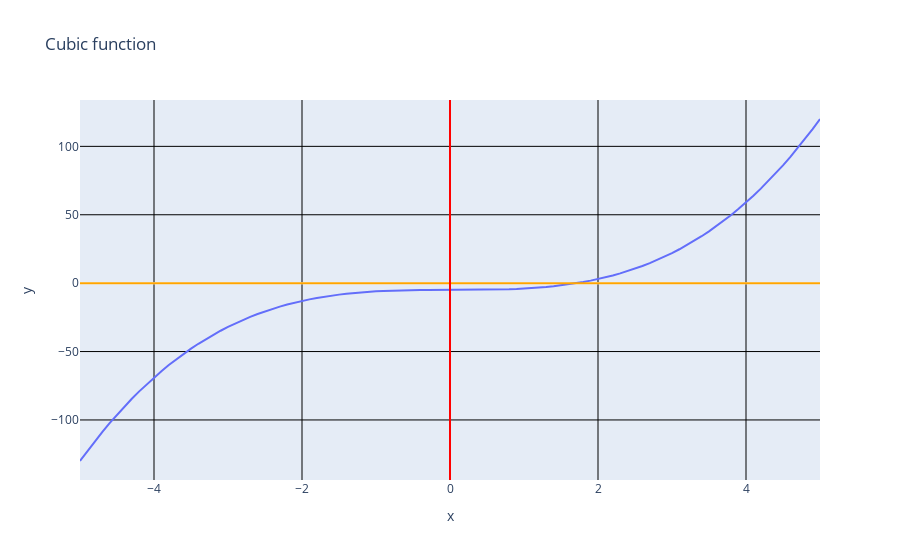

Source (notebook cell):
### Code cell
# now we can generate the y values
y = x**3 - 5 # remember numpy will apply the exponent to each element of the array

# now we can plot the data
fig = go.Figure(layout = {"title":"Cubic function"}, data=go.Scatter(x=x, y=y))
# fig.update_layout(title="Cubic Function") # notice we already passed layout function above
# let's add x and y axis labels
fig.update_xaxes(title="x")
fig.update_yaxes(title="y")
# let's add a grid
fig.update_layout(xaxis=dict(showgrid=True, gridwidth=1, gridcolor='black'),
                  yaxis=dict(showgrid=True, gridwidth=1, gridcolor='black'))
# let's add a horizontal line at y=0
fig.add_hline(y=0, line=dict(color='orange', width=2))
fig.add_vline(x=0, line=dict(color='red', width=2))

# all of the above layout options could have been added at once using the update_layout function
# alternatively we could have passed a layout dictionary to the Figure function

fig.show()

### Figure 1 — Plotly figure (JSON) as saved in the notebook; plotly's stock layout.template omitted (floating-point values rounded to 4 significant figures)
{"data": [{"type": "scatter", "x": [-5, -4.9, -4.8, -4.7, -4.6, -4.5, -4.4, -4.3, -4.2, -4.1, -4, -3.9, -3.8, -3.7, -3.6, -3.5, -3.4, -3.3, -3.2, -3.1, -3, -2.9, -2.8, -2.7, -2.6, -2.5, -2.4, -2.3, -2.2, -2.1, -2, -1.9, -1.8, -1.7, -1.6, -1.5, -1.4, -1.3, -1.2, -1.1, -1, -0.9, -0.8, -0.7, -0.6, -0.5, -0.4, -0.3, -0.2, -0.1, 0, 0.1, 0.2, 0.3, 0.4, 0.5, 0.6, 0.7, 0.8, 0.9, 1, 1.1, 1.2, 1.3, 1.4, 1.5, 1.6, 1.7, 1.8, 1.9, 2, 2.1, 2.2, 2.3, 2.4, 2.5, 2.6, 2.7, 2.8, 2.9, 3, 3.1, 3.2, 3.3, 3.4, 3.5, 3.6, 3.7, 3.8, 3.9, 4, 4.1, 4.2, 4.3, 4.4, 4.5, 4.6, 4.7, 4.8, 4.9, 5], "y": [-130, -122.6, -115.6, -108.8, -102.3, -96.12, -90.18, -84.51, -79.09, -73.92, -69, -64.32, -59.87, -55.65, -51.66, -47.88, -44.3, -40.94, -37.77, -34.79, -32, -29.39, -26.95, -24.68, -22.58, -20.62, -18.82, -17.17, -15.65, -14.26, -13, -11.86, -10.83, -9.913, -9.096, -8.375, -7.744, -7.197, -6.728, -6.331, -6, -5.729, -5.512, -5.343, -5.216, -5.125, -5.064, -5.027, -5.008, -5.001, -5, -4.999, -4.992, -4.973, -4.936, -4.875, -4.784, -4.657, -4.488, -4.271, -4, -3.669, -3.272, -2.803, -2.256, -1.625, -0.904, -0.087, 0.832, 1.859, 3, 4.261, 5.648, 7.167, 8.824, 10.62, 12.58, 14.68, 16.95, 19.39, 22, 24.79, 27.77, 30.94, 34.3, 37.88, 41.66, 45.65, 49.87, 54.32, 59, 63.92, 69.09, 74.51, 80.18, 86.12, 92.34, 98.82, 105.6, 112.6, 120]}], "layout": {"autosize": true, "shapes": [{"line": {"color": "orange", "width": 2}, "type": "line", "x0": 0, "x1": 1, "xref": "x domain", "y0": 0, "y1": 0, "yref": "y"}, {"line": {"color": "red", "width": 2}, "type": "line", "x0": 0, "x1": 0, "xref": "x", "y0": 0, "y1": 1, "yref": "y domain"}], "title": {"text": "Cubic function"}, "xaxis": {"autorange": false, "gridcolor": "black", "gridwidth": 1, "range": [-5, 5], "showgrid": true, "title": {"text": "x"}, "type": "linear"}, "yaxis": {"autorange": false, "gridcolor": "black", "gridwidth": 1, "range": [-143.9, 133.9], "showgrid": true, "title": {"text": "y"}, "type": "linear"}}}
